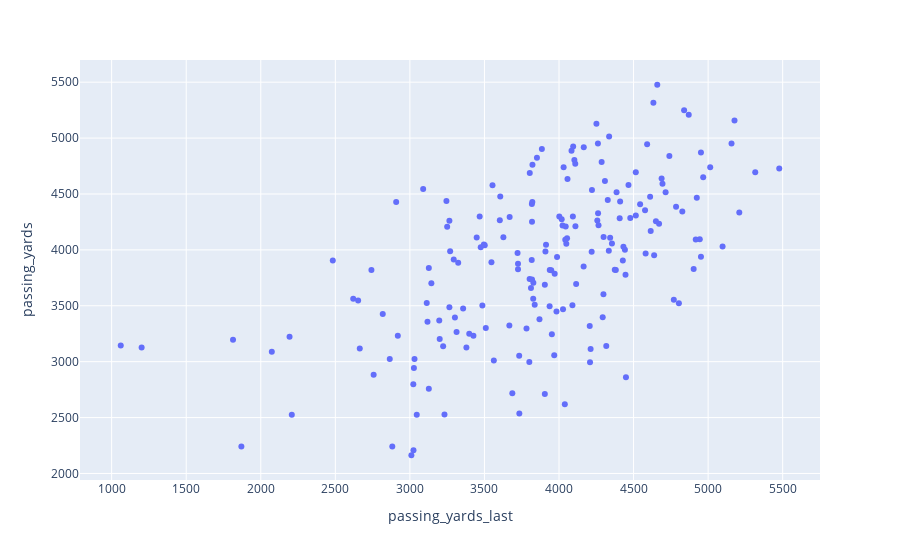

Notebook source saved alongside this figure:
### Code cell
fig = px.scatter(df, x="passing_yards_last", y="passing_yards",
                 hover_data=["passer", "season", "age"]
                )
fig.show()

### Figure 1 — Plotly figure (JSON) as saved in the notebook; plotly's stock layout.template omitted (floating-point values rounded to 4 significant figures; data arrays with more than 128 entries replaced by an {"elided": "..."} marker saying what was removed)
{"data": [{"customdata": {"elided": "188x3 mixed values"}, "hovertemplate": "passing_yards_last=%{x}<br>passing_yards=%{y}<br>passer=%{customdata[0]}<br>season=%{customdata[1]}<br>age=%{customdata[2]}<extra></extra>", "legendgroup": "", "marker": {"color": "#636efa", "symbol": "circle"}, "mode": "markers", "name": "", "orientation": "v", "showlegend": false, "type": "scatter", "x": {"elided": "188 int values"}, "xaxis": "x", "y": {"elided": "188 int values"}, "yaxis": "y"}], "layout": {"legend": {"tracegroupgap": 0}, "margin": {"t": 60}, "xaxis": {"anchor": "y", "domain": [0, 1], "title": {"text": "passing_yards_last"}}, "yaxis": {"anchor": "x", "domain": [0, 1], "title": {"text": "passing_yards"}}}}
